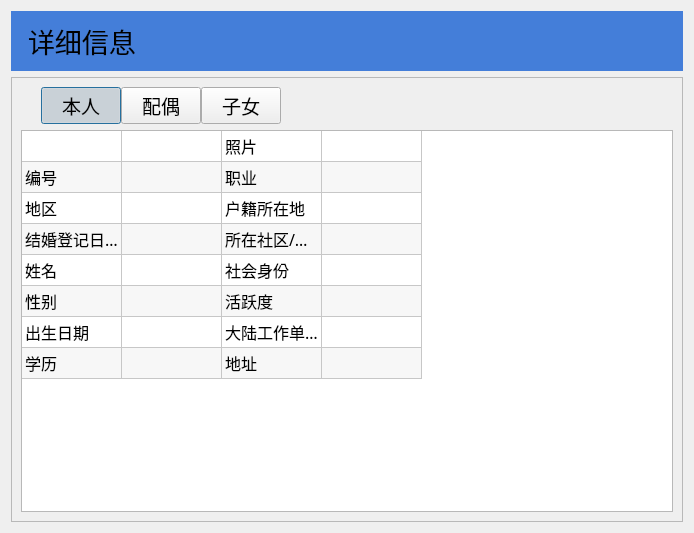
<?xml version="1.0" encoding="UTF-8"?>
<ui version="4.0">
 <class>Dialog</class>
 <widget class="QDialog" name="Dialog">
  <property name="geometry">
   <rect>
    <x>0</x>
    <y>0</y>
    <width>694</width>
    <height>533</height>
   </rect>
  </property>
  <property name="font">
   <font>
    <family>黑体</family>
    <pointsize>14</pointsize>
   </font>
  </property>
  <property name="windowTitle">
   <string>详细信息</string>
  </property>
  <layout class="QVBoxLayout" name="verticalLayout">
   <item>
    <widget class="QLabel" name="label">
     <property name="font">
      <font>
       <family>黑体</family>
       <pointsize>20</pointsize>
      </font>
     </property>
     <property name="styleSheet">
      <string notr="true">background-color: rgb(68, 126, 217);
padding: 10px</string>
     </property>
     <property name="text">
      <string>详细信息</string>
     </property>
    </widget>
   </item>
   <item>
    <widget class="QFrame" name="frame">
     <property name="frameShape">
      <enum>QFrame::StyledPanel</enum>
     </property>
     <property name="frameShadow">
      <enum>QFrame::Plain</enum>
     </property>
     <layout class="QVBoxLayout" name="verticalLayout_2">
      <item>
       <layout class="QHBoxLayout" name="horizontalLayout">
        <property name="spacing">
         <number>0</number>
        </property>
        <property name="leftMargin">
         <number>20</number>
        </property>
        <item>
         <widget class="QPushButton" name="button_self">
          <property name="text">
           <string>本人</string>
          </property>
          <property name="checkable">
           <bool>true</bool>
          </property>
          <property name="checked">
           <bool>true</bool>
          </property>
          <attribute name="buttonGroup">
           <string notr="true">buttonGroup</string>
          </attribute>
         </widget>
        </item>
        <item>
         <widget class="QPushButton" name="button_couple">
          <property name="text">
           <string>配偶</string>
          </property>
          <property name="checkable">
           <bool>true</bool>
          </property>
          <attribute name="buttonGroup">
           <string notr="true">buttonGroup</string>
          </attribute>
         </widget>
        </item>
        <item>
         <widget class="QPushButton" name="button_children">
          <property name="text">
           <string>子女</string>
          </property>
          <property name="checkable">
           <bool>true</bool>
          </property>
          <attribute name="buttonGroup">
           <string notr="true">buttonGroup</string>
          </attribute>
         </widget>
        </item>
        <item>
         <spacer name="horizontalSpacer">
          <property name="orientation">
           <enum>Qt::Horizontal</enum>
          </property>
          <property name="sizeHint" stdset="0">
           <size>
            <width>40</width>
            <height>20</height>
           </size>
          </property>
         </spacer>
        </item>
       </layout>
      </item>
      <item>
       <widget class="QTableWidget" name="tableWidget">
        <property name="font">
         <font>
          <family>黑体</family>
          <pointsize>12</pointsize>
         </font>
        </property>
        <property name="verticalScrollBarPolicy">
         <enum>Qt::ScrollBarAlwaysOff</enum>
        </property>
        <property name="horizontalScrollBarPolicy">
         <enum>Qt::ScrollBarAlwaysOff</enum>
        </property>
        <property name="alternatingRowColors">
         <bool>true</bool>
        </property>
        <attribute name="horizontalHeaderVisible">
         <bool>false</bool>
        </attribute>
        <attribute name="verticalHeaderVisible">
         <bool>false</bool>
        </attribute>
        <row>
         <property name="text">
          <string>New Row</string>
         </property>
        </row>
        <row>
         <property name="text">
          <string>New Row</string>
         </property>
        </row>
        <row>
         <property name="text">
          <string>New Row</string>
         </property>
        </row>
        <row>
         <property name="text">
          <string>New Row</string>
         </property>
        </row>
        <row>
         <property name="text">
          <string>New Row</string>
         </property>
        </row>
        <row>
         <property name="text">
          <string>New Row</string>
         </property>
        </row>
        <row>
         <property name="text">
          <string>New Row</string>
         </property>
        </row>
        <row>
         <property name="text">
          <string>New Row</string>
         </property>
        </row>
        <column>
         <property name="text">
          <string>New Column</string>
         </property>
        </column>
        <column>
         <property name="text">
          <string>New Column</string>
         </property>
        </column>
        <column>
         <property name="text">
          <string>New Column</string>
         </property>
        </column>
        <column>
         <property name="text">
          <string>New Column</string>
         </property>
        </column>
        <item row="0" column="2">
         <property name="text">
          <string>照片</string>
         </property>
        </item>
        <item row="1" column="0">
         <property name="text">
          <string>编号</string>
         </property>
        </item>
        <item row="1" column="1">
         <property name="text">
          <string/>
         </property>
        </item>
        <item row="1" column="2">
         <property name="text">
          <string>职业</string>
         </property>
        </item>
        <item row="2" column="0">
         <property name="text">
          <string>地区</string>
         </property>
        </item>
        <item row="2" column="2">
         <property name="text">
          <string>户籍所在地</string>
         </property>
        </item>
        <item row="3" column="0">
         <property name="text">
          <string>结婚登记日期</string>
         </property>
        </item>
        <item row="3" column="2">
         <property name="text">
          <string>所在社区/镇村</string>
         </property>
        </item>
        <item row="4" column="0">
         <property name="text">
          <string>姓名</string>
         </property>
        </item>
        <item row="4" column="2">
         <property name="text">
          <string>社会身份</string>
         </property>
        </item>
        <item row="5" column="0">
         <property name="text">
          <string>性别</string>
         </property>
        </item>
        <item row="5" column="2">
         <property name="text">
          <string>活跃度</string>
         </property>
        </item>
        <item row="6" column="0">
         <property name="text">
          <string>出生日期</string>
         </property>
        </item>
        <item row="6" column="2">
         <property name="text">
          <string>大陆工作单位</string>
         </property>
        </item>
        <item row="7" column="0">
         <property name="text">
          <string>学历</string>
         </property>
        </item>
        <item row="7" column="2">
         <property name="text">
          <string>地址</string>
         </property>
        </item>
       </widget>
      </item>
     </layout>
    </widget>
   </item>
  </layout>
 </widget>
 <resources/>
 <connections/>
 <buttongroups>
  <buttongroup name="buttonGroup"/>
 </buttongroups>
</ui>
